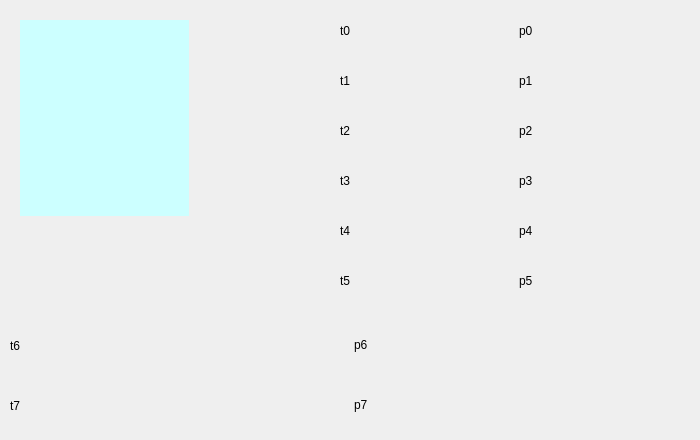
       <widget class="QWidget" name="tab_hs_userinfo_base">
        <attribute name="title">
         <string>مشخصات کاربر</string>
        </attribute>
        <widget class="QLabel" name="lbl_hs_userinfo_avatar">
         <property name="geometry">
          <rect>
           <x>20</x>
           <y>20</y>
           <width>169</width>
           <height>196</height>
          </rect>
         </property>
         <property name="styleSheet">
          <string notr="true">background-color: rgb(204,255,255);</string>
         </property>
         <property name="text">
          <string/>
         </property>
        </widget>
        <widget class="QWidget" name="horizontalLayoutWidget_25">
         <property name="geometry">
          <rect>
           <x>10</x>
           <y>320</y>
           <width>681</width>
           <height>51</height>
          </rect>
         </property>
         <layout class="QHBoxLayout" name="hs_hl_userinfo_tp6">
          <item>
           <widget class="QLabel" name="lbl_hs_userinfo_t6">
            <property name="text">
             <string>t6</string>
            </property>
            <property name="wordWrap">
             <bool>true</bool>
            </property>
           </widget>
          </item>
          <item>
           <widget class="QLabel" name="lbl_hs_userinfo_p6">
            <property name="text">
             <string>p6</string>
            </property>
            <property name="textFormat">
             <enum>Qt::RichText</enum>
            </property>
            <property name="wordWrap">
             <bool>true</bool>
            </property>
           </widget>
          </item>
         </layout>
        </widget>
        <widget class="QWidget" name="horizontalLayoutWidget_28">
         <property name="geometry">
          <rect>
           <x>340</x>
           <y>110</y>
           <width>351</width>
           <height>41</height>
          </rect>
         </property>
         <layout class="QHBoxLayout" name="hs_hl_userinfo_tp2">
          <item>
           <widget class="QLabel" name="lbl_hs_userinfo_t2">
            <property name="text">
             <string>t2</string>
            </property>
           </widget>
          </item>
          <item>
           <widget class="QLabel" name="lbl_hs_userinfo_p2">
            <property name="text">
             <string>p2</string>
            </property>
           </widget>
          </item>
         </layout>
        </widget>
        <widget class="QWidget" name="horizontalLayoutWidget_29">
         <property name="geometry">
          <rect>
           <x>340</x>
           <y>10</y>
           <width>351</width>
           <height>41</height>
          </rect>
         </property>
         <layout class="QHBoxLayout" name="hs_hl_userinfo_tp0">
          <item>
           <widget class="QLabel" name="lbl_hs_userinfo_t0">
            <property name="text">
             <string>t0</string>
            </property>
           </widget>
          </item>
          <item>
           <widget class="QLabel" name="lbl_hs_userinfo_p0">
            <property name="layoutDirection">
             <enum>Qt::LeftToRight</enum>
            </property>
            <property name="text">
             <string>p0</string>
            </property>
           </widget>
          </item>
         </layout>
        </widget>
        <widget class="QWidget" name="horizontalLayoutWidget_30">
         <property name="geometry">
          <rect>
           <x>340</x>
           <y>60</y>
           <width>351</width>
           <height>41</height>
          </rect>
         </property>
         <layout class="QHBoxLayout" name="hs_hl_userinfo_tp1">
          <item>
           <widget class="QLabel" name="lbl_hs_userinfo_t1">
            <property name="text">
             <string>t1</string>
            </property>
           </widget>
          </item>
          <item>
           <widget class="QLabel" name="lbl_hs_userinfo_p1">
            <property name="text">
             <string>p1</string>
            </property>
           </widget>
          </item>
         </layout>
        </widget>
        <widget class="QWidget" name="horizontalLayoutWidget_31">
         <property name="geometry">
          <rect>
           <x>340</x>
           <y>160</y>
           <width>351</width>
           <height>41</height>
          </rect>
         </property>
         <layout class="QHBoxLayout" name="hs_hl_userinfo_tp3">
          <item>
           <widget class="QLabel" name="lbl_hs_userinfo_t3">
            <property name="text">
             <string>t3</string>
            </property>
           </widget>
          </item>
          <item>
           <widget class="QLabel" name="lbl_hs_userinfo_p3">
            <property name="text">
             <string>p3</string>
            </property>
           </widget>
          </item>
         </layout>
        </widget>
        <widget class="QWidget" name="horizontalLayoutWidget_32">
         <property name="geometry">
          <rect>
           <x>340</x>
           <y>210</y>
           <width>351</width>
           <height>41</height>
          </rect>
         </property>
         <layout class="QHBoxLayout" name="hs_hl_userinfo_tp4">
          <item>
           <widget class="QLabel" name="lbl_hs_userinfo_t4">
            <property name="text">
             <string>t4</string>
            </property>
           </widget>
          </item>
          <item>
           <widget class="QLabel" name="lbl_hs_userinfo_p4">
            <property name="text">
             <string>p4</string>
            </property>
           </widget>
          </item>
         </layout>
        </widget>
        <widget class="QWidget" name="horizontalLayoutWidget_26">
         <property name="geometry">
          <rect>
           <x>10</x>
           <y>380</y>
           <width>681</width>
           <height>51</height>
          </rect>
         </property>
         <layout class="QHBoxLayout" name="hs_hl_userinfo_tp7">
          <item>
           <widget class="QLabel" name="lbl_hs_userinfo_t7">
            <property name="text">
             <string>t7</string>
            </property>
            <property name="wordWrap">
             <bool>true</bool>
            </property>
           </widget>
          </item>
          <item>
           <widget class="QLabel" name="lbl_hs_userinfo_p7">
            <property name="text">
             <string>p7</string>
            </property>
            <property name="textFormat">
             <enum>Qt::RichText</enum>
            </property>
            <property name="wordWrap">
             <bool>true</bool>
            </property>
           </widget>
          </item>
         </layout>
        </widget>
        <widget class="QWidget" name="horizontalLayoutWidget_33">
         <property name="geometry">
          <rect>
           <x>340</x>
           <y>260</y>
           <width>351</width>
           <height>41</height>
          </rect>
         </property>
         <layout class="QHBoxLayout" name="hs_hl_userinfo_tp5">
          <item>
           <widget class="QLabel" name="lbl_hs_userinfo_t5">
            <property name="text">
             <string>t5</string>
            </property>
           </widget>
          </item>
          <item>
           <widget class="QLabel" name="lbl_hs_userinfo_p5">
            <property name="text">
             <string>p5</string>
            </property>
           </widget>
          </item>
         </layout>
        </widget>
       </widget>
